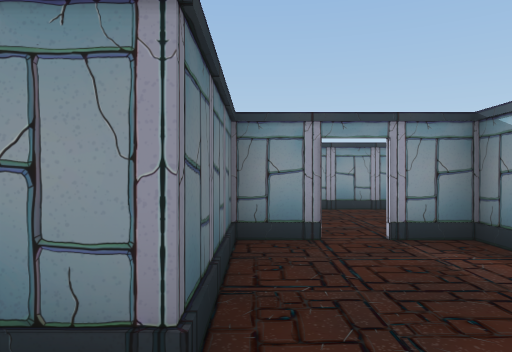
view 1 (above)

12 first-person views from a walk through a 3-D level made in the Unity game engine. The camera is 1.5 m above the floor, looks level and sees 70° across. The floor is counted in squares, 2 m on a side. Each view is taken from the middle of a square. On the plan, view 1 faces up. The plan holds only what a view shows up to about 11 squares ahead; the rest is blank. The player character is not drawn.

view 2
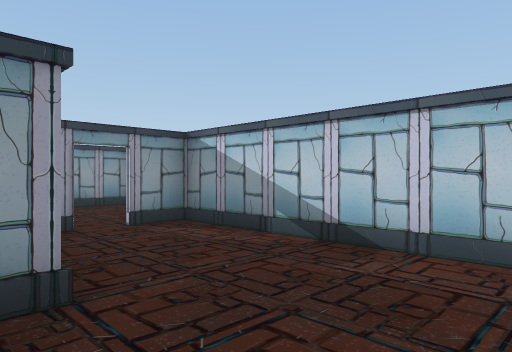

view 3
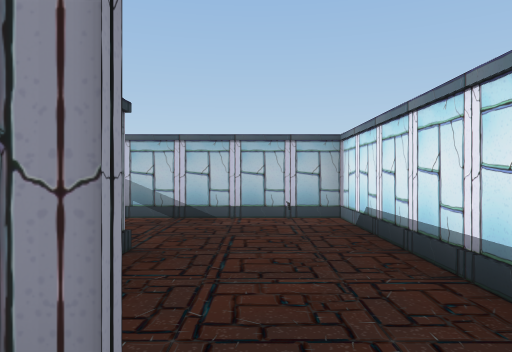

view 4
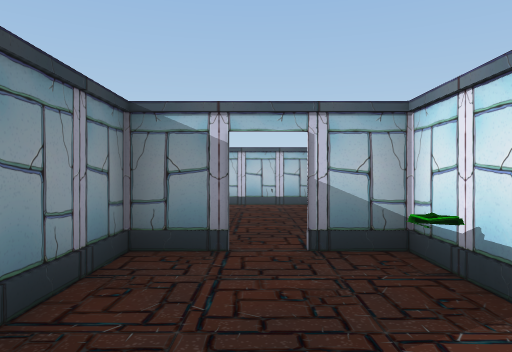

view 5
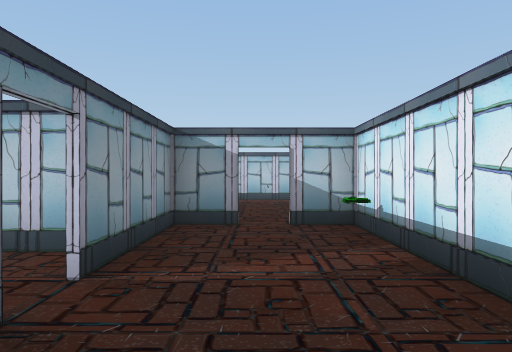

view 6
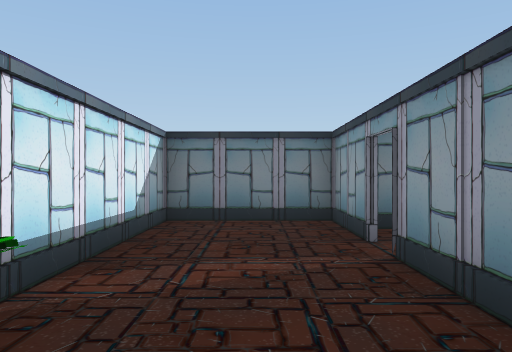

view 7
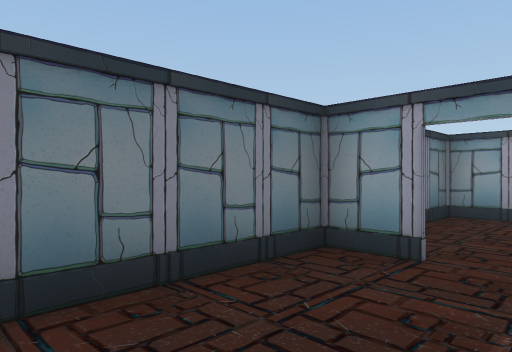

view 8
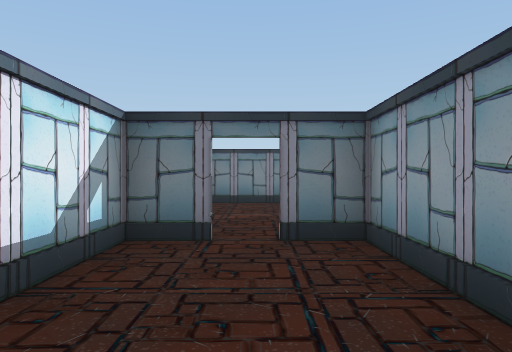

view 9
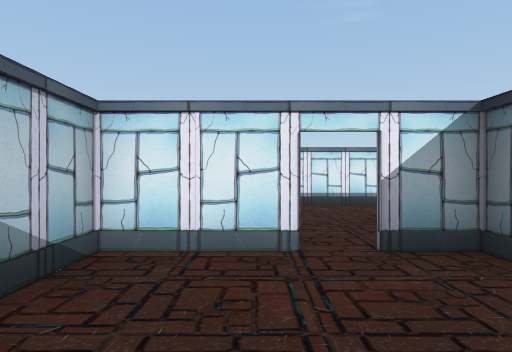

view 10
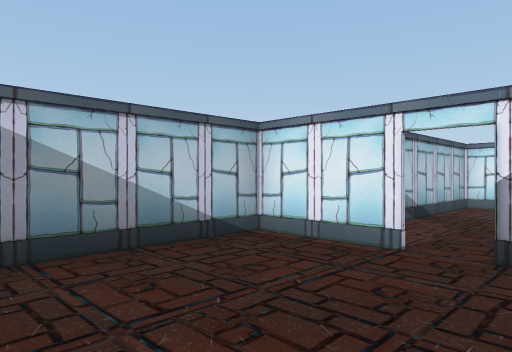

view 11
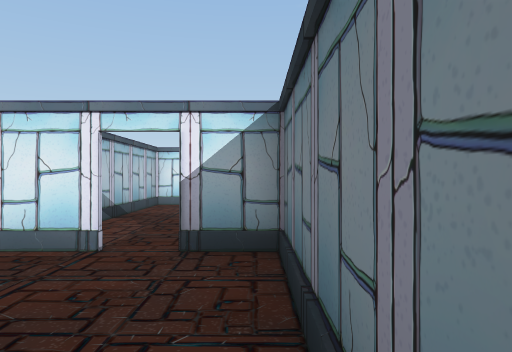

view 12
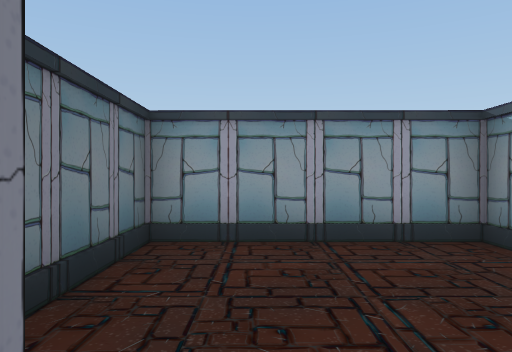

### Floor plan
Points are (right, up) in squares from view 1. A wall is a line through its corners. A room is listed if a view was taken in it or the views show most of it. See-through windows are left out.
Room 1 (views 1, 2, 7, 8, 12)
walls: (-3.3, 1.4) (-3.3, 0.2); (0.8, 4.3) (-0.4, 4.3); (-0.3, 4.5) (-0.3, 1.3) (-2.5, 1.3); (-3.3, -0.5) (-3.3, -1.6); (-2.6, -1.6) (2.6, -1.6) (2.6, 4.3) (1.5, 4.3)
ways out: opening at (-3, 0) to room 2; opening at (1, 4) to room 3
objects: other object (-1, 0)
Room 2 (views 3, 4, 5, 6)
walls: (-7.1, 1.3) (-9.2, 1.3) (-9.2, -1.6) (-2.6, -1.6); (-3.3, 0.3) (-3.3, 1.4); (-3.3, -1.6) (-3.3, -0.5); (-2.5, 1.3) (-6.4, 1.3)
ways out: opening at (-3, 0) to room 1
objects: other object (-5, -1)
Room 3 (views 9, 10, 11)
walls: (1.5, 4.3) (3.6, 4.3) (3.6, 8.2) (-0.3, 8.2) (-0.3, 4.5); (-0.4, 4.3) (0.8, 4.3)
ways out: opening at (1, 4) to room 1

Where each view was taken, in squares from view 1:
view 1: 0 up, 0 right, facing up
view 2: 1 down, 1 left, facing up-right
view 3: 0 up, 4 left, facing right
view 4: 0 up, 7 left, facing right
view 5: 0 up, 9 left, facing right
view 6: 0 up, 3 left, facing left
view 7: 1 up, 2 right, facing up-left
view 8: 0 up, 1 right, facing left
view 9: 8 up, 2 right, facing down
view 10: 8 up, 0 right, facing down-right
view 11: 8 up, 0 right, facing down
view 12: 4 up, 1 right, facing up
